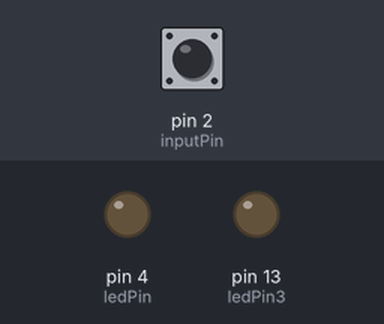
Simulated run of this sketch. Board: Arduino Uno, built with avr-gcc and run on an emulated ATmega328P. Parts: output pins drawn as LEDs (lit = HIGH). Dashed ring = blinking. Inputs (shaded band) come from the test bench; at power-on: pin 2 (inputPin) HIGH. What the sketch prints to the serial monitor is not drawn.

Above: at 1.2 s.
1.3 s: pin 2 (inputPin) pulled LOW for 0.15 s
At 2.0 s:
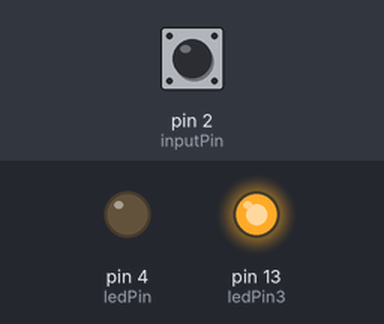
3.5 s: pin 2 (inputPin) pulled LOW for 1 s
At 4.3 s:
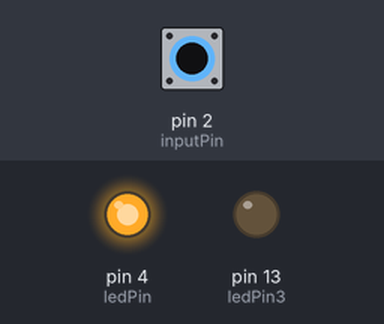
6.4 s: pin 2 (inputPin) pulled LOW for 3.2 s
At 10.7 s:
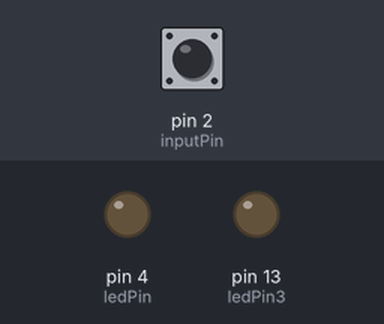
11.6 s: pin 2 (inputPin) pulsed LOW 2 times (0.12 s each, 0.3 s apart)
At 11.66 s:
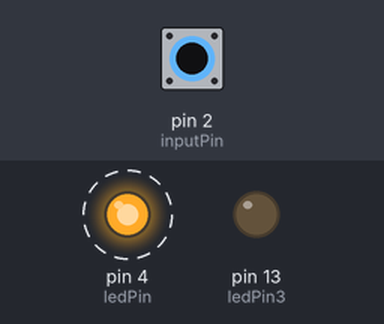
14.6 s: pin 2 (inputPin) pulsed LOW 5 times (0.12 s each, 0.3 s apart)
At 17.5 s:
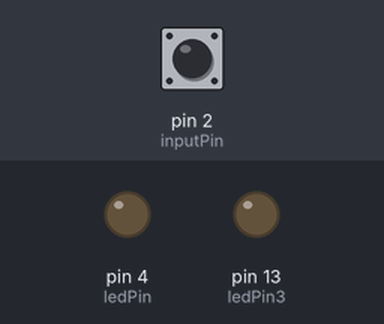
Timing chart, 0 to 18.9 s (numbered marks = the images above; inputs shaded):
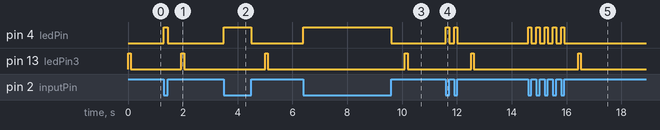

Measured:
- after the input at 1.3 s, pin 4 (ledPin): LOW → HIGH at once, → LOW 0.15 s later; pin 13 (ledPin3): LOW → HIGH after 0.65 s, → LOW 0.10 s later
- after the input at 3.5 s, pin 4 (ledPin): LOW → HIGH at once, → LOW 1.0 s later; pin 13 (ledPin3): LOW → HIGH after 1.5 s, → LOW 0.10 s later
- after the input at 6.4 s, pin 4 (ledPin): LOW → HIGH at once, → LOW 3.2 s later; pin 13 (ledPin3): LOW → HIGH after 3.7 s, → LOW 0.10 s later
- after the input at 11.6 s, pin 4 (ledPin): alternates HIGH for 0.12 s and LOW for 0.18 s, 4 changes in all, then stays LOW, starting at once; pin 13 (ledPin3): LOW → HIGH after 0.92 s, → LOW 0.10 s later
- after the input at 14.6 s, pin 4 (ledPin): alternates HIGH for 0.12 s and LOW for 0.18 s, 10 changes in all, then stays LOW, starting at once; pin 13 (ledPin3): LOW → HIGH after 1.8 s, → LOW 0.10 s later

The sketch:

sourceCode.ino
```cpp
 unsigned long signal_len, t1, t2;
int inputPin = 2;
int ledPin = 4;
int ledPin2 = 7;
int ledPin3 = 13;

String code = "";

void setup()
{
    pinMode(ledPin3,OUTPUT);
    Serial.begin(9600);
    pinMode(inputPin, INPUT_PULLUP);
    pinMode(ledPin, OUTPUT);
}

void loop()
{
    digitalWrite(ledPin2, HIGH);
    digitalWrite(ledPin3,HIGH);
    delay(100);
    digitalWrite(ledPin3,LOW);
NextDotDash:
    while (digitalRead(inputPin) == HIGH) {}
    t1 = millis();
    digitalWrite(ledPin, HIGH);
    while (digitalRead(inputPin) == LOW) {}
    t2 = millis();
    digitalWrite(ledPin, LOW);
    signal_len = t2 - t1;
    if (signal_len > 50)
    {
        code += readio();
    }
    while ((millis() - t2) < 500)
    {
        if (digitalRead(inputPin) == LOW)
        {
            goto NextDotDash;
        }
    }
    convertor();
}

char readio()
{
    if (signal_len < 600 && signal_len > 50)
    {
        return '.';
    }
    else if (signal_len > 600)
    {
        return '-';
    }
}

void convertor()
{
    static String letters[] =
    {
        ".-", "-...", "-.-.", "-..", ".", "..-.", "--.",
        "....", "..", ".---", "-.-", ".-..", "--", "-.",
        "---", ".--.", "--.-",".-.", "...", "-", "..-",
        "...-", ".--", "-..-", "-.--", "--..", "E"
    };
    static String numbers[] =
    {
        "-----", ".----", "..---", "...--", "....-", ".....",
        "-....","--...", "---..", "----.", "E"
    };
    int i = 0;
    if (code == ".-.-.-")
    {
        Serial.print(".");
    }
    else if (code == "-......")
    {
        Serial.print(" ");
    }
    else if (code == "......-")
    {
        Serial.println(" ");
    }
    else
    {
        while (letters[i] != "E")
        {
            if (letters[i] == code)
            {
                Serial.print(char('A' + i));
                break;
            }
            if (numbers[i] == code)
            {
                Serial.print(char('0' + i));
                break;
            }

            i++;
        }
        if (letters[i] == "E"||numbers[i] == "E")
        {
            Serial.println("<Wrong input>");
        }
    }
    code = "";
}
```
